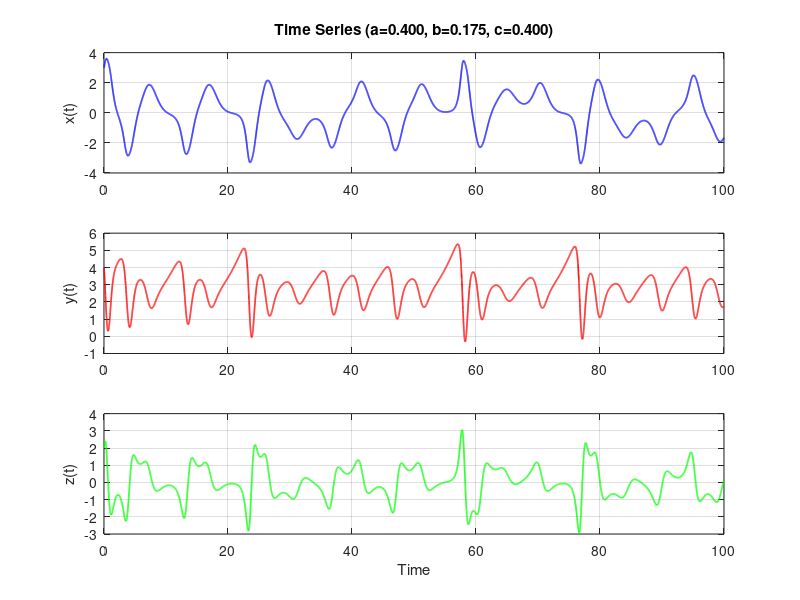
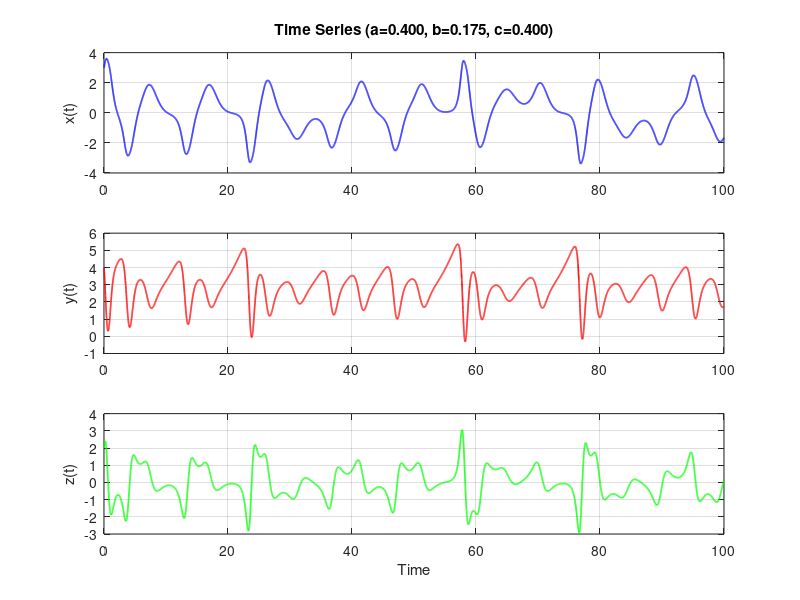

These figures' MATLAB source, in order:
% parameter values
a = 0.4;
b = 0.175;
c = 0.4;

% initial condition
X0 = [3;4;2];         

% Time span
t0 = 0;
tEnd = 100;
opts = odeset('RelTol',1e-8,'AbsTol',1e-10);

% Define the ODE right‐hand side
f = @(t, X) [ ...
    (1/3)*X(2)*X(3) - a*X(1) + X(3)/sqrt(6); ...
   -X(1)*X(3)       + b*X(2); ...
    X(1)*X(2) - sqrt(6)*X(1) - c*X(3) ...
];

% Integrate
[t, Y] = ode45(f, [t0 tEnd], X0, opts);

% Plot subplots
figure('Position',[100 100 600 800]);

subplot(3,1,1)
plot(t, Y(:,1),'b-','LineWidth',1.2)
ylabel('x(t)')
title(sprintf('Time Series (a=%.3f, b=%.3f, c=%.3f)',a,b,c))
grid on

subplot(3,1,2)
plot(t, Y(:,2),'r-','LineWidth',1.2)
ylabel('y(t)')
grid on

subplot(3,1,3)
plot(t, Y(:,3),'g-','LineWidth',1.2)
ylabel('z(t)')
xlabel('Time')
grid on

% Save figure
figName = sprintf('TimeSeries_a%.3f_b%.3f_c%.3f',a,b,c);
savefig([figName '.fig']);
print('-dpng','-r300',[figName '.png']);